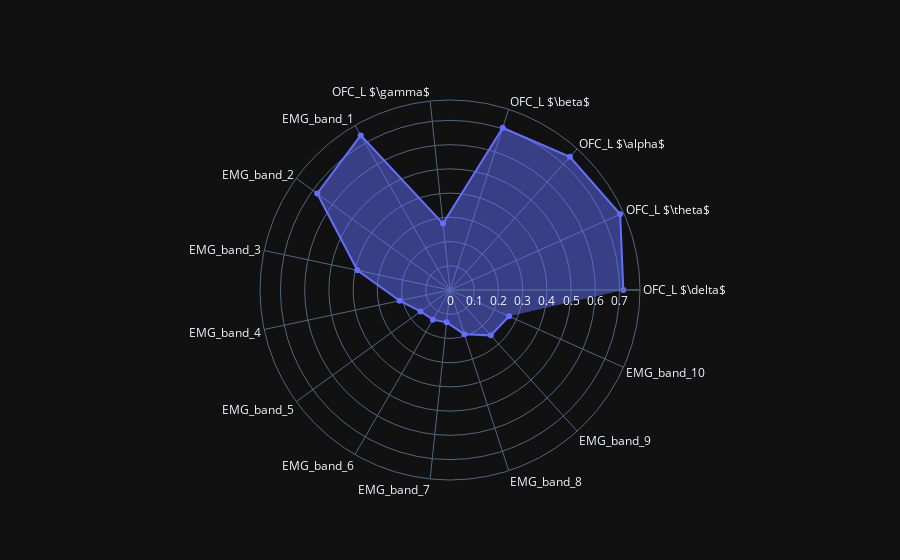
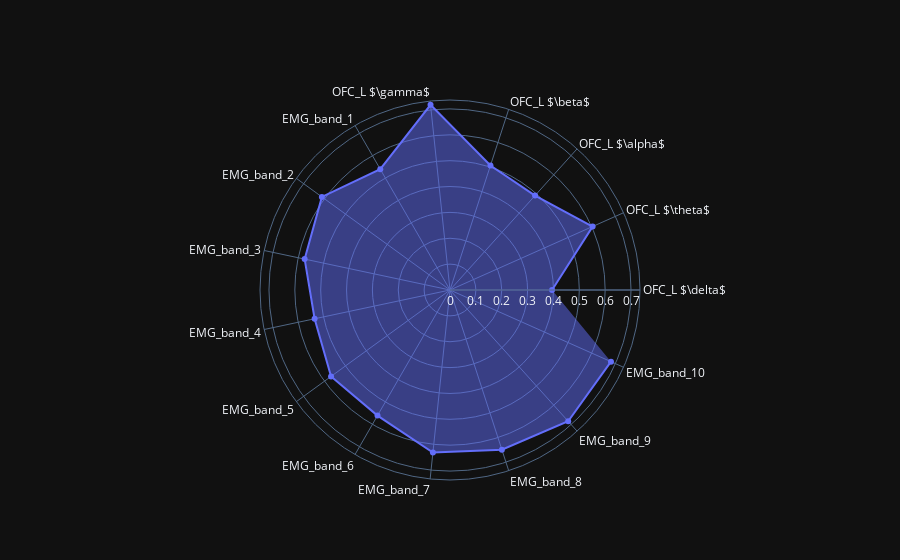
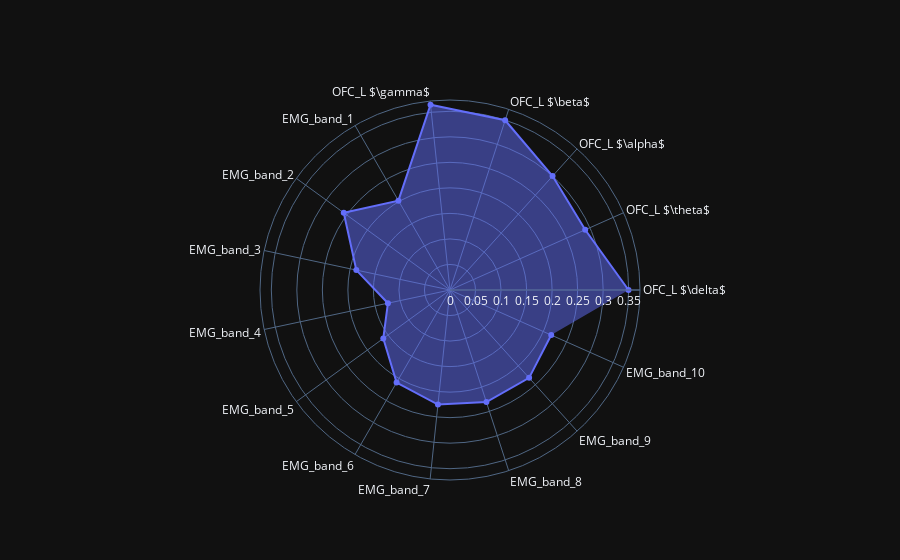

Write notebook code for charts like these, in order.
### Markdown cell above
Let's try a radar plot for all three clusters.

### Code cell
for cluster in np.unique(min_max_features['cluster']):
    print(f'Cluster {cluster}')
    min_max_features_sleep = min_max_features[min_max_features['cluster'] == cluster]
    min_max_features_sleep = min_max_features_sleep.iloc[:,:-1]  # remove cluster column
    
    average_features_sleep = min_max_features_sleep.mean(axis=0)
    
    fig = go.Figure(data=go.Scatterpolar(
      r=average_features_sleep,
      theta=df_numeric.columns,
      fill='toself'
    ))

    fig.update_layout(
      polar=dict(
        radialaxis=dict(
          visible=True
        ),
      ),
      showlegend=False
    )
    
    fig.show()

### Figure 1 — Plotly figure (JSON) as saved in the notebook; plotly's stock layout.template omitted (floating-point values rounded to 4 significant figures)
{"data": [{"fill": "toself", "r": [0.7156, 0.769, 0.7399, 0.7043, 0.2758, 0.7372, 0.6778, 0.391, 0.2128, 0.1508, 0.1412, 0.1342, 0.1917, 0.2521, 0.2667], "theta": ["OFC_L $\\delta$", "OFC_L $\\theta$", "OFC_L $\\alpha$", "OFC_L $\\beta$", "OFC_L $\\gamma$", "EMG_band_1", "EMG_band_2", "EMG_band_3", "EMG_band_4", "EMG_band_5", "EMG_band_6", "EMG_band_7", "EMG_band_8", "EMG_band_9", "EMG_band_10"], "type": "scatterpolar"}], "layout": {"polar": {"radialaxis": {"visible": true}}, "showlegend": false}}

### Figure 2 — Plotly figure (JSON) as saved in the notebook; plotly's stock layout.template omitted (floating-point values rounded to 4 significant figures)
{"data": [{"fill": "toself", "r": [0.3947, 0.6037, 0.4915, 0.5063, 0.7202, 0.5394, 0.6124, 0.5746, 0.5353, 0.5684, 0.5608, 0.6319, 0.6492, 0.683, 0.6814], "theta": ["OFC_L $\\delta$", "OFC_L $\\theta$", "OFC_L $\\alpha$", "OFC_L $\\beta$", "OFC_L $\\gamma$", "EMG_band_1", "EMG_band_2", "EMG_band_3", "EMG_band_4", "EMG_band_5", "EMG_band_6", "EMG_band_7", "EMG_band_8", "EMG_band_9", "EMG_band_10"], "type": "scatterpolar"}], "layout": {"polar": {"radialaxis": {"visible": true}}, "showlegend": false}}

### Figure 3 — Plotly figure (JSON) as saved in the notebook; plotly's stock layout.template omitted (floating-point values rounded to 4 significant figures)
{"data": [{"fill": "toself", "r": [0.3497, 0.2899, 0.3002, 0.3496, 0.3648, 0.2021, 0.2573, 0.1876, 0.1243, 0.1615, 0.2092, 0.2256, 0.2309, 0.2315, 0.217], "theta": ["OFC_L $\\delta$", "OFC_L $\\theta$", "OFC_L $\\alpha$", "OFC_L $\\beta$", "OFC_L $\\gamma$", "EMG_band_1", "EMG_band_2", "EMG_band_3", "EMG_band_4", "EMG_band_5", "EMG_band_6", "EMG_band_7", "EMG_band_8", "EMG_band_9", "EMG_band_10"], "type": "scatterpolar"}], "layout": {"polar": {"radialaxis": {"visible": true}}, "showlegend": false}}
